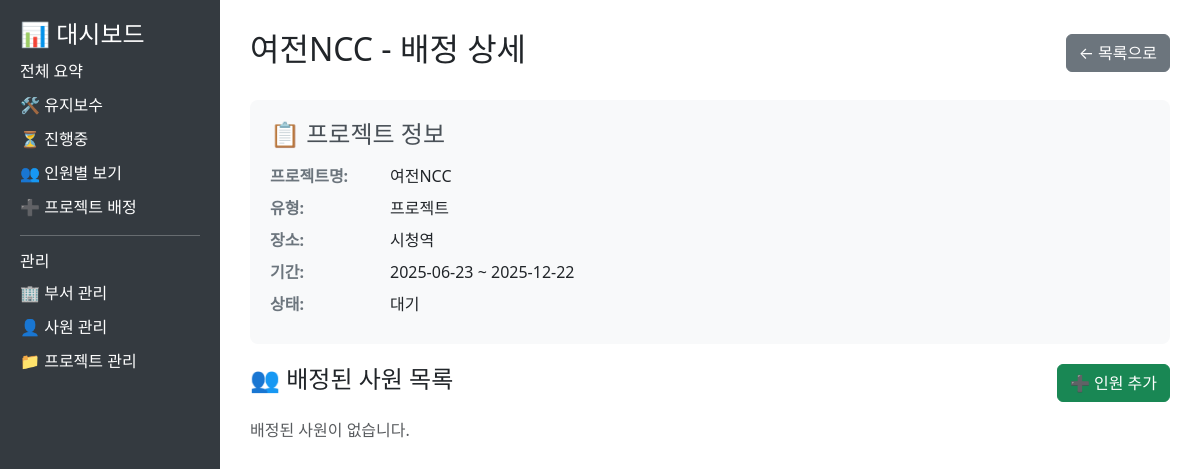
Before: /assignment/5/detail with the older database file.
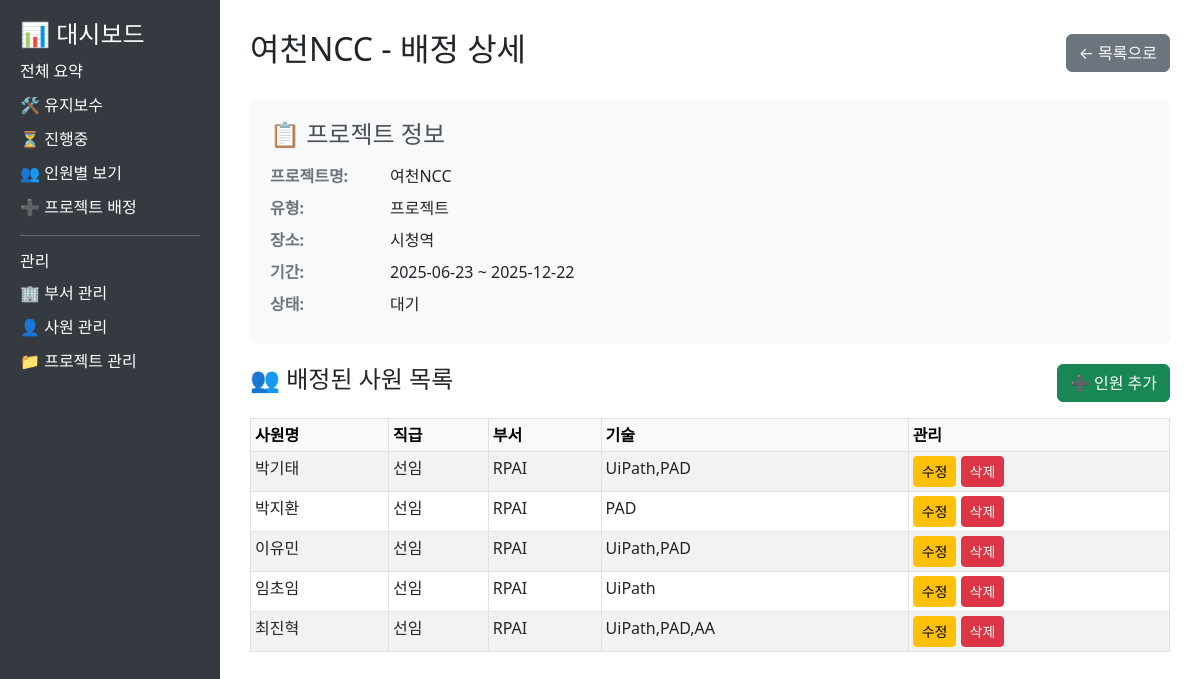
After: the same page with the newer database file.
### tables this page shows
CREATE TABLE projects (
        project_id INTEGER PRIMARY KEY AUTOINCREMENT,
        name TEXT NOT NULL,
        type_id INTEGER,
        location TEXT,
        start_date TEXT,
        end_date TEXT,
        status TEXT DEFAULT '대기',
        FOREIGN KEY (type_id) REFERENCES project_type(type_id)
    );

CREATE TABLE employees (
        employee_id INTEGER PRIMARY KEY AUTOINCREMENT,
        name TEXT NOT NULL,
        position TEXT,
        department_id INTEGER,
        skills TEXT,
        FOREIGN KEY (department_id) REFERENCES departments(department_id)
    );

CREATE TABLE departments (
        department_id INTEGER PRIMARY KEY AUTOINCREMENT,
        name TEXT NOT NULL
    );

### dashboard/app.py (the view)
@app.route('/assignment/<int:project_id>/detail')
def assignment_detail(project_id):
    try:
        assignments = get_project_assignment_detail(project_id)
        project_info = get_project_info(project_id)
        if project_info.empty:
            flash('프로젝트를 찾을 수 없습니다.', 'error')
            return redirect(url_for('assignment'))
        return render_template('assignment_detail.html',
                             assignments=assignments,
                             project_info=project_info)
    except Exception as e:
        flash(f'데이터 조회 중 오류가 발생했습니다: {str(e)}', 'error')
        return redirect(url_for('assignment'))

### dashboard/query.py (called while the page is built)
def get_connection():
    conn = sqlite3.connect(DB_PATH)
    conn.row_factory = sqlite3.Row  # 컬럼명을 딕셔너리 형태로 접근 가능하게 설정
    return conn

def get_project_assignment_detail(project_id):
    conn = get_connection()
    df = pd.read_sql_query("""
        SELECT
            a.assignment_id,
            e.employee_id,
            e.name AS employee_name,
            e.position,
            d.name AS department,
            e.skills
        FROM assignment a
        JOIN employees e ON a.employee_id = e.employee_id
        LEFT JOIN departments d ON e.department_id = d.department_id
        WHERE a.project_id = ?
        ORDER BY e.name
    """, conn, params=(project_id,))
    conn.close()
    return df

def get_project_info(project_id):
    conn = get_connection()
    df = pd.read_sql_query("""
        SELECT
            p.project_id,
            p.name AS project_name,
            pt.type_name AS project_type,
            p.location,
            p.start_date,
            p.end_date,
            p.status
        FROM projects p
        LEFT JOIN project_type pt ON p.type_id = pt.type_id
        WHERE p.project_id = ?
    """, conn, params=(project_id,))
    conn.close()
    return df

### dashboard/templates/assignment_detail.html (shortened to what this page needs)
<!DOCTYPE html>
<html lang="ko">
<head>
    <link rel="stylesheet" href="https://cdn.jsdelivr.net/npm/bootstrap@5.3.0/dist/css/bootstrap.min.css">
</head>
<body>
    <div class="sidebar">
        <h4>📊 대시보드</h4>
        <a href="/">전체 요약</a>
        <a href="/maintenance">🛠 유지보수</a>
        <a href="/ongoing">⏳ 진행중</a>
        <a href="/assignment">👥 인원별 보기</a>
        <a href="/assignment/add">➕ 프로젝트 배정</a>
        <hr>
        <h6>관리</h6>
        <a href="/departments">🏢 부서 관리</a>
        <a href="/employees">👤 사원 관리</a>
        <a href="/projects">📁 프로젝트 관리</a>
    </div>
    <div class="content">
        <div class="d-flex justify-content-between align-items-center mb-4">
            <h2>{{ project_info.iloc[0]['project_name'] }} - 배정 상세</h2>
            <a href="/assignment" class="btn btn-secondary">← 목록으로</a>
        </div>
        <div class="project-info">
            <h4>📋 프로젝트 정보</h4>
            <div class="info-row">
                <div class="info-label">프로젝트명:</div>
                <div class="info-value">{{ project_info.iloc[0]['project_name'] }}</div>
            </div>
            <div class="info-row">
                <div class="info-label">유형:</div>
                <div class="info-value">{{ project_info.iloc[0]['project_type'] }}</div>
            </div>
            <div class="info-row">
                <div class="info-label">장소:</div>
                <div class="info-value">{{ project_info.iloc[0]['location'] }}</div>
            </div>
            <div class="info-row">
                <div class="info-label">기간:</div>
                <div class="info-value">{{ project_info.iloc[0]['start_date'] }} ~ {{ project_info.iloc[0]['end_date']
                    }}</div>
            </div>
            <div class="info-row">
                <div class="info-label">상태:</div>
                <div class="info-value">{{ project_info.iloc[0]['status'] }}</div>
            </div>
        </div>
        <div class="table-container">
            <div class="d-flex justify-content-between align-items-center mb-3">
                <h4>👥 배정된 사원 목록</h4>
                <a href="{{ url_for('add_assignment_to_project', project_id=project_info.iloc[0]['project_id']) }}"
                    class="btn btn-success">➕ 인원 추가</a>
            </div>
            {% if assignments.empty %}
            <p class="text-muted">배정된 사원이 없습니다.</p>
            {% else %}
            <table class="table table-bordered table-striped table-sm">
                <thead class="table-light">
                    <tr>
                        <th>사원명</th>
                        <th>직급</th>
                        <th>부서</th>
                        <th>기술</th>
                        <th>관리</th>
                    </tr>
                </thead>
                <tbody>
                    {% for _, row in assignments.iterrows() %}
                    <tr>
                        <td>{{ row['employee_name'] }}</td>
                        <td>{{ row['position'] }}</td>
                        <td>{{ row['department'] if row['department'] else '-' }}</td>
                        <td>{{ row['skills'] if row['skills'] else '-' }}</td>
                        <td>
                            <a href="{{ url_for('edit_assignment', assignment_id=row['assignment_id']) }}"
                                class="btn btn-sm btn-warning">수정</a>
                            <button class="btn btn-sm btn-danger delete-btn" data-type="assignment"
                                data-id="{{ row['assignment_id'] }}" data-name="{{ row['employee_name'] }}">삭제</button>
                        </td>
                    </tr>
                    {% endfor %}
                </tbody>
            </table>
            {% endif %}
        </div>
    </div>
</body>
</html>

Changed rows visible on the page:
changed projects "시청역": name "여전NCC" → "여천NCC"
added employees: employee_name "박기태", position "선임", skills "UiPath,PAD"
now on this page (row unchanged): departments: name "RPAI" "RPAI" "RPAI" "RPAI" "RPAI"
now on this page (row unchanged): employees: employee_name "박지환", position "선임", skills "PAD"
added employees: employee_name "이유민", position "선임", skills "UiPath,PAD"
added employees: employee_name "임초임", position "선임", skills "UiPath"
added employees: employee_name "최진혁", position "선임", skills "UiPath,PAD,AA"
Other visible differences:
text no longer shown: "배정된 사원이 없습니다."
text now shown: "사원명 직급 부서 기술 관리"
new list line: "수정 삭제"
